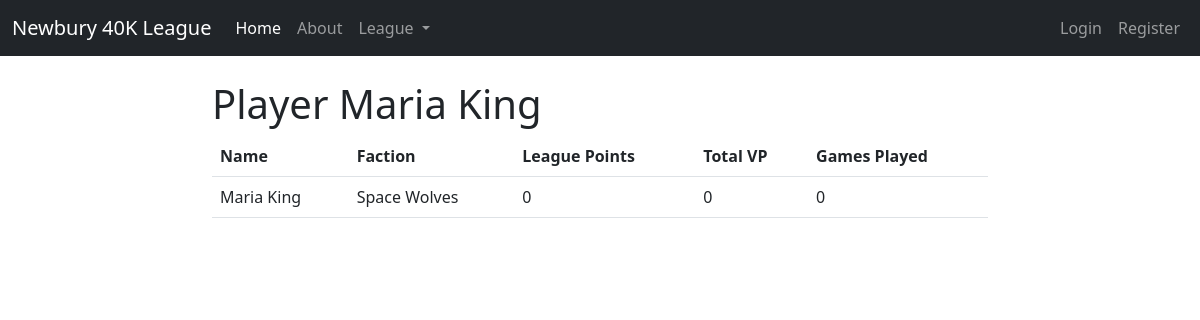
Page /player/6/ on the committed database.
### league/models.py (models this page shows, shortened)
class Player(models.Model):
    user = models.OneToOneField(User, on_delete=models.CASCADE)
    name = models.CharField(max_length=50)
    email = models.EmailField(max_length=100)
    faction = models.CharField(max_length=50)
    games_played = models.PositiveIntegerField(default=0)
    league_points = models.PositiveIntegerField(default=0)
    victory_points_tally = models.PositiveIntegerField(default=0)

### league/views.py (the view)
# urls.py: path('player/<int:pk>/', views.PlayerDetailView.as_view(), name="player-detail"),
class PlayerDetailView(DetailView):
    model = models.Player
    fields = ['name', 'faction', 'games_played', 'league_points', 'victory_points_tally']

### league/templates/league/player_detail.html (shortened to what this page needs)
{% extends 'league/base.html' %}
{% block content %}
<h1>Player {{object.name}}</h1>
    <table class="table">
        <thead>
          <tr>
            <th scope="col">Name</th>
            <th scope="col">Faction</th>
            <th scope="col">League Points</th>
            <th scope="col">Total VP</th>
            <th scope="col">Games Played</th>
          </tr>
        </thead>
        <tbody>
          <tr>
            <td>{{ object.name }}</td>
            <td>{{ object.faction }}</td>
            <td>{{ object.league_points }}</td>
            <td>{{ object.victory_points_tally }}</td>
            <td>{{ object.games_played }}</td>
          </tr>
        </tbody>
      </table>
{% endblock content %}

### rows in the picture
Player: name "Maria King", faction "Space Wolves", league_points "0", victory_points_tally "0", games_played "0"
